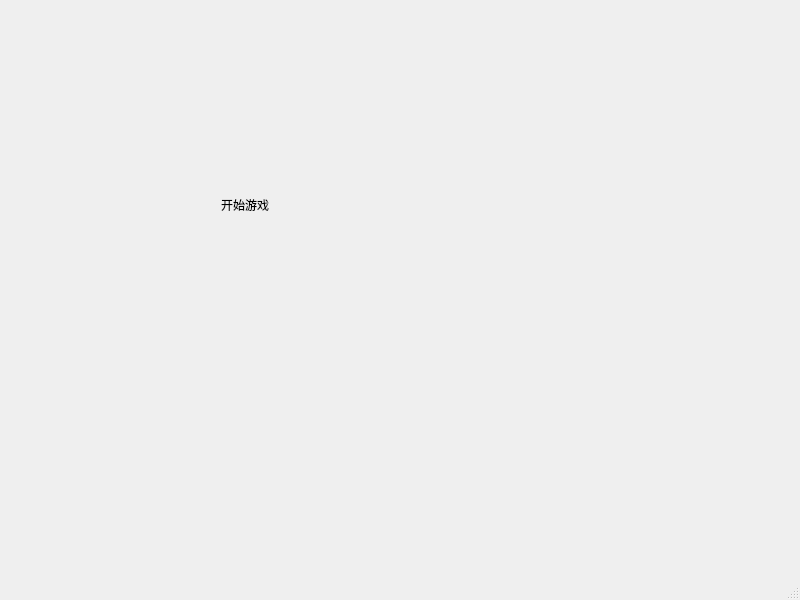
<?xml version="1.0" encoding="UTF-8"?>
<ui version="4.0">
 <class>MainWindow</class>
 <widget class="QMainWindow" name="MainWindow">
  <property name="geometry">
   <rect>
    <x>0</x>
    <y>0</y>
    <width>800</width>
    <height>600</height>
   </rect>
  </property>
  <property name="windowTitle">
   <string>MainWindow</string>
  </property>
  <widget class="QWidget" name="centralwidget">
   <widget class="QLabel" name="label">
    <property name="geometry">
     <rect>
      <x>221</x>
      <y>154</y>
      <width>141</width>
      <height>101</height>
     </rect>
    </property>
    <property name="text">
     <string>开始游戏</string>
    </property>
   </widget>
  </widget>
  <widget class="QMenuBar" name="menubar">
   <property name="geometry">
    <rect>
     <x>0</x>
     <y>0</y>
     <width>800</width>
     <height>26</height>
    </rect>
   </property>
  </widget>
  <widget class="QStatusBar" name="statusbar"/>
 </widget>
 <resources/>
 <connections/>
</ui>
